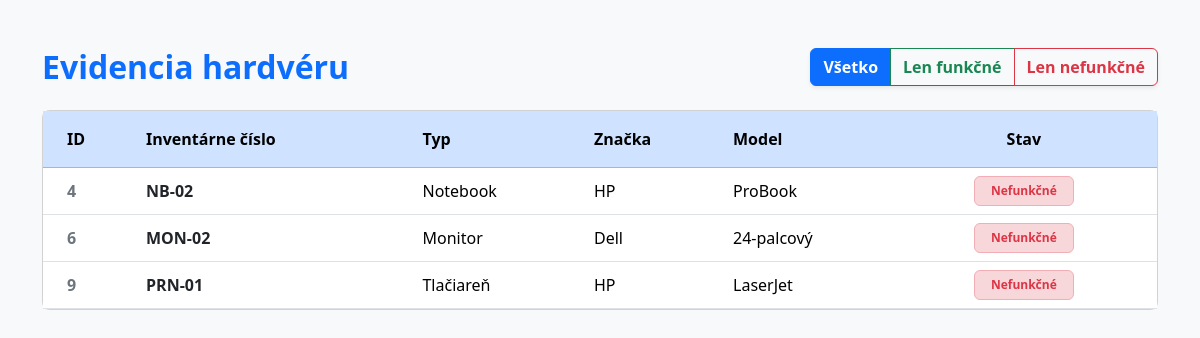
/index.php?status=nefunkcne, run on the app's committed database.
### tables this page shows
CREATE TABLE `devices` (
  `id` int(11) NOT NULL,
  `inventory_number` varchar(50) NOT NULL,
  `type` varchar(100) NOT NULL,
  `brand` varchar(100) NOT NULL,
  `model` varchar(100) NOT NULL,
  `status_id` int(11) NOT NULL
);

### public/index.php (called while the page is built, shortened)
<?php
$db = new Database();
$pdo = $db->spojenie();
$deviceManager = new DeviceManager($pdo);
$filterStatus = $_GET["status"] ?? "vsetko";
if ($filterStatus === "funkcne") {
        $zariadenia = $deviceManager->getDevices(1);
} elseif ($filterStatus === "nefunkcne") {
        $zariadenia = $deviceManager->getDevices(2);
} else {
        $zariadenia = $deviceManager->getDevices();
}
require_once __DIR__ . "/../view/devices.php";

### App/Repositories/DeviceManager.php (called while the page is built, shortened)
<?php
class DeviceManager
{
    private PDO $db;
    public function __construct(PDO $pdo)
    {
        $this->db = $pdo;
    }
    public function getDevices($statusFilter = null) : array
    {
        try {
            $zariadenia = [];
            if ($statusFilter !== null) {
                $sql = "SELECT * FROM devices WHERE status_id = :status_id";
                $stmt = $this->db->prepare($sql);
                $stmt->execute([":status_id" => $statusFilter]);
            } else {
                $sql = "SELECT * FROM devices";
                $stmt = $this->db->prepare($sql);
                $stmt->execute();
            }
            while ($row = $stmt->fetch()) {
                $device = new Device(
                    $row["inventory_number"],
                    $row["type"],
                    $row["brand"],
                    $row["model"],
                    $row["status_id"]
                );
                $device->setId((int)$row["id"]);
                $zariadenia[] = $device;
            }
            return $zariadenia;
        } catch(PDOException $e) {
        return [];
        }
    }
}

### App/Models/Device.php (called while the page is built, shortened)
<?php
class Device
{
    private int $id;
    private string $inventory_number;
    private string $type;
    private string $brand;
    private string $model;
    private int $status_id;
    public function __construct(string $inventory_number, string $type, string $brand, string $model, int $status_id)
    {
        $this->inventory_number = $inventory_number;
        $this->type = $type;
        $this->brand = $brand;
        $this->model = $model;
        $this->status_id = $status_id;
    }
    public function getId(): ?int {
        return $this->id;
    }
    public function getInventoryNumber(): string {
        return $this->inventory_number;
    }
    public function getType(): string {
        return $this->type;
    }
    public function getBrand(): string {
        return $this->brand;
    }
    public function getModel(): string {
        return $this->model;
    }
    public function getStatusId(): int {
        return $this->status_id;
    }
  public function getStatusText(): string
{
    if ($this->status_id === 2) {
        return 'Nefunkčné';
    } else {
        return 'Funkčné';
    }
}
    public function setId(int $id): void
    {
        $this->id = $id;
    }
}
?>

### view/devices.php (the view, shortened to what this page needs)
<!DOCTYPE html>
<html lang="sk">
<head>
    <link href="https://cdn.jsdelivr.net/npm/bootstrap@5.3.2/dist/css/bootstrap.min.css" rel="stylesheet">
</head>
<body class="bg-light">
<div class="container py-5">
    <div class="d-flex justify-content-between align-items-center mb-4">
        <div>
            <h2 class="fw-bold text-primary m-0">Evidencia hardvéru</h2>
        </div>
        <div class="btn-group shadow-sm">
            <a href="index.php?status=vsetko" class="btn btn-primary fw-bold">Všetko</a>
            <a href="index.php?status=funkcne" class="btn btn-outline-success fw-bold">Len funkčné</a>
            <a href="index.php?status=nefunkcne" class="btn btn-outline-danger fw-bold">Len nefunkčné</a>
        </div>
    </div>
    <div class="card  rounded-3 ">
        <div class="card-body p-0">
            <div class="table-responsive">
                <table class="table table-hover align-middle m-0">
                    <thead class="table-primary text-primary">
                        <tr>
                            <th class="ps-4 py-3">ID</th>
                            <th class="py-3">Inventárne číslo</th>
                            <th class="py-3">Typ</th>
                            <th class="py-3">Značka</th>
                            <th class="py-3">Model</th>
                            <th class="pe-4 py-3 text-center">Stav</th>
                        </tr>
                    </thead>
                    <tbody>
                        <?php if (empty($zariadenia)): ?>
                            <tr>
                                <td colspan="6" class="text-center text-muted py-5">Žiadne zariadenia nezodpovedajú filtru.</td>
                            </tr>
                        <?php else: ?>
                            <?php foreach ($zariadenia as $d): ?>
                                <?php
                                    $farba = ($d->getStatusId() === 1) ? "success" : "danger";
                                ?>
                                <tr>
                                    <td class="ps-4 fw-bold text-secondary"><?= $d->getId(); ?></td>
                                    <td class="fw-bold text-dark"><?= $d->getInventoryNumber(); ?></td>
                                    <td><?= $d->getType(); ?></td>
                                    <td><?= $d->getBrand(); ?></td>
                                    <td><?= $d->getModel(); ?></td>
                                    <td class="pe-4 text-center">
                                        <span class="badge bg-<?= $farba; ?>-subtle text-<?= $farba; ?> border border-<?= $farba; ?>-subtle px-3 py-2">
                                            <?= $d->getStatusText(); ?>
                                        </span>
                                    </td>
                                </tr>
                            <?php endforeach; ?>
                        <?php endif; ?>
                    </tbody>
                </table>
            </div>
        </div>
    </div>
</div>
</body>
</html>

### data on the page
devices: id "4", inventory_number "NB-02", type "Notebook", brand "HP", model "ProBook", status "Nefunkčné"
devices: id "6", inventory_number "MON-02", type "Monitor", brand "Dell", model "24-palcový", status "Nefunkčné"
devices: id "9", inventory_number "PRN-01", type "Tlačiareň", brand "HP", model "LaserJet", status "Nefunkčné"
